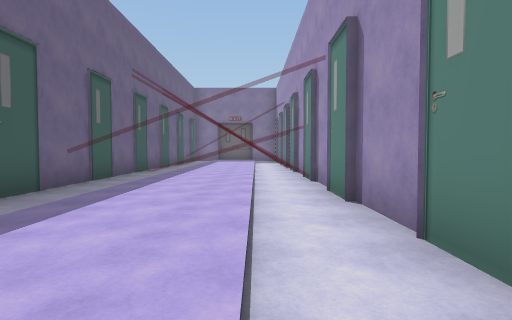
View 1 (above)

12 first-person views from a walk through a Unity game level. The camera is 1.4 m above the floor, tilts 2° down and sees 80° across. The floor is counted in squares, 2 m on a side. Each view is taken from the middle of a square. On the plan, view 1 faces up. The plan holds only what a view shows up to about 10 squares ahead; the rest is blank. The place goes on beyond the plan. The player is left out. Some animated figures are left out.

View 2
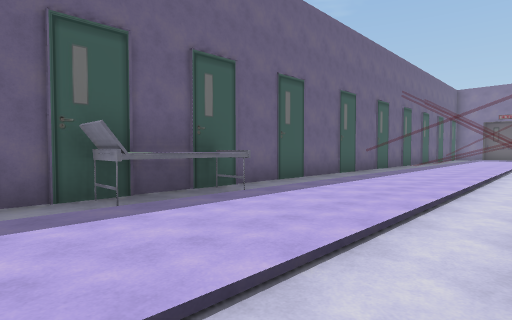

View 3
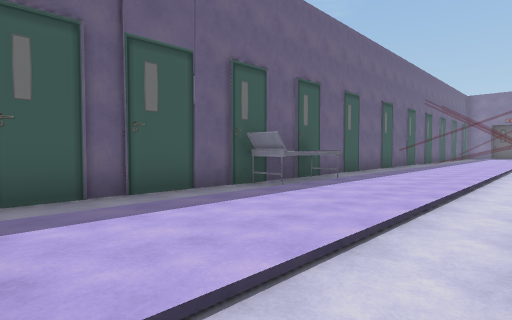

View 4
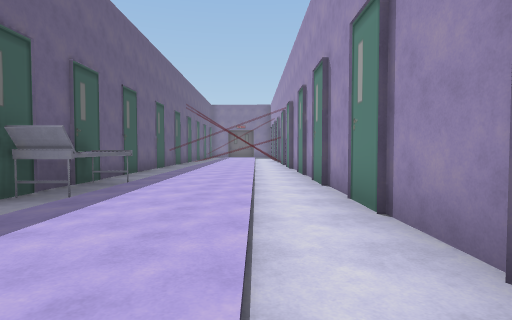

View 5
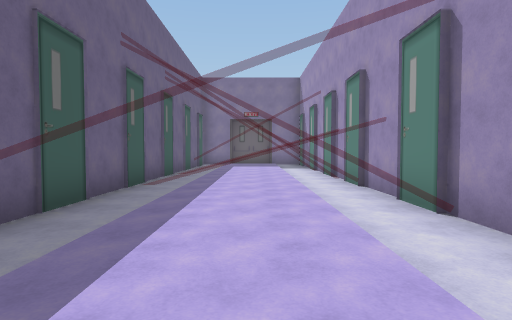

View 6
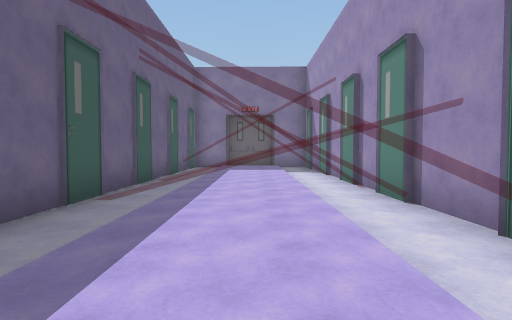

View 7
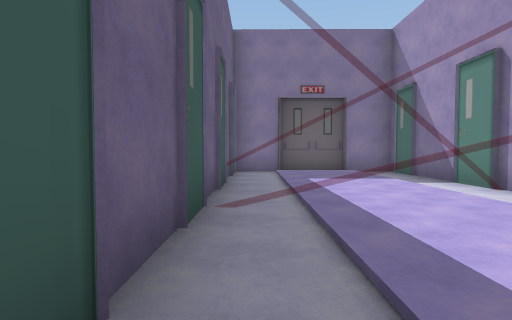

View 8
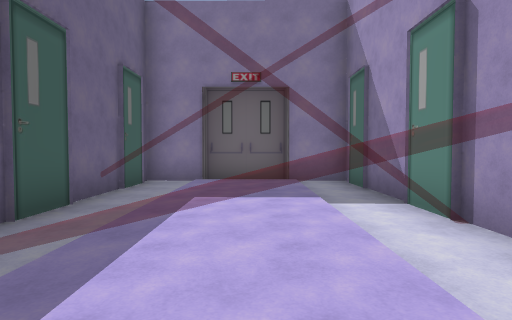

View 9
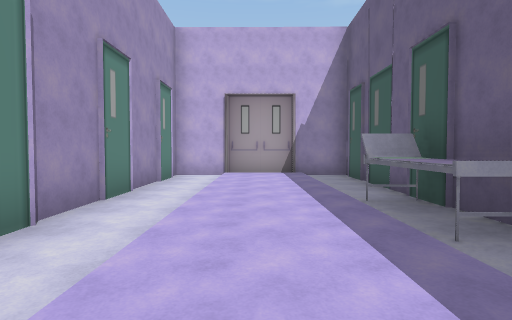

View 10
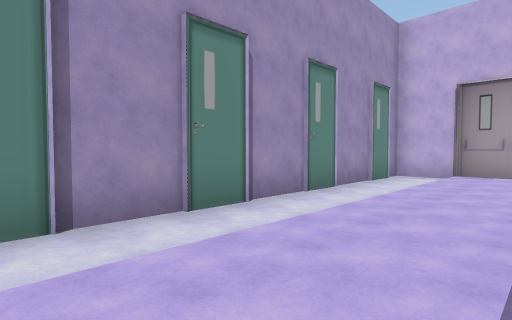

View 11
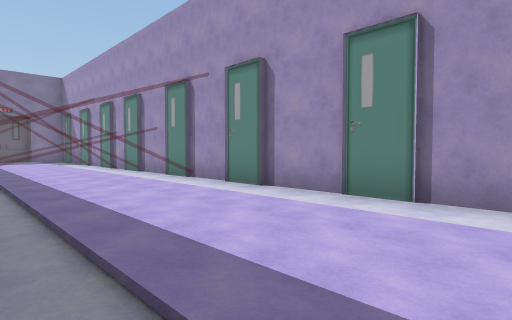

View 12
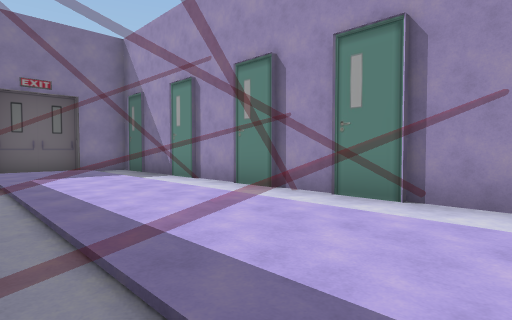

### Floor plan
Key: @ floor where view 1 was taken; # wall or solid block; . main floor; - floor 0.25 m lower than the main floor; / step, stairs or slope; = window, fence, low wall or low ledge; ^ raised ledge.
Columns run from 4 left of view 1 to 2 right of it. Each row starts with its distance up from view 1.
 19 #######
 18 #-///-#
 17 #-../-#
 16 #=../-#
 15 #-../-#
 14 #-..=##
 13 #-../-#
 12 #-==/-#
 11 #-..=##
 10 #-..=##
  9 #-===/#
  8 #-../-#
  7 #-..=##
  6 #=..//#
  5 #-../-#
  4 #-../-#
  3 #-../-#
  2 #-../-#
  1 #-../-#
  0 #-..@-#
 -1 #^../-#
 -2 #^../-#
 -3 ##../-#
 -4 #-../-#
 -5 #-../-#
 -6 #-../-#
 -7 #-../-#
 -8 #######

Positions as (right, up) in squares from view 1, and headings:
1: (0, 0), facing up
2: (1, -4), facing up-left
3: (1, -7), facing up-left
4: (0, -7), facing up
5: (-1, 3), facing up
6: (-1, 5), facing up
7: (-3, 9), facing up
8: (-1, 11), facing up
9: (-1, 2), facing down
10: (-2, 2), facing down-right
11: (-3, 0), facing up-right
12: (-3, 8), facing up-right
